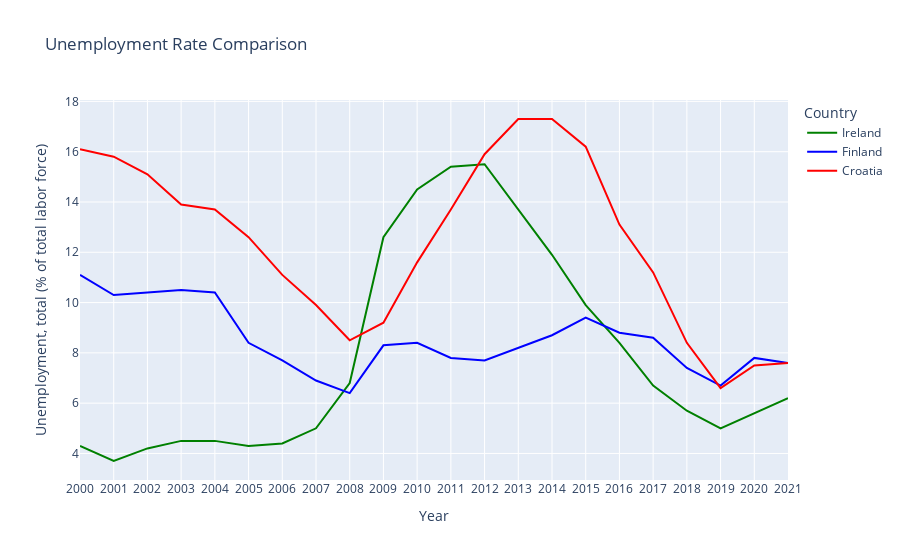
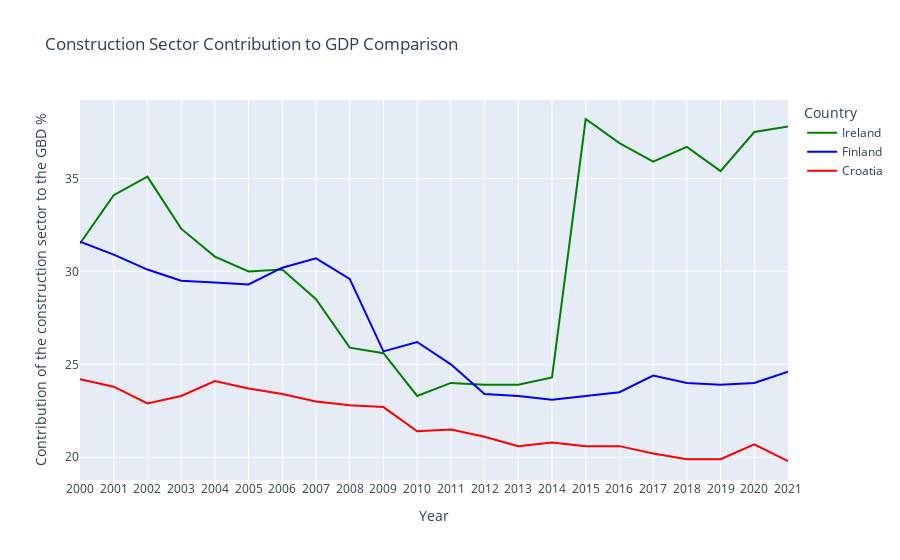
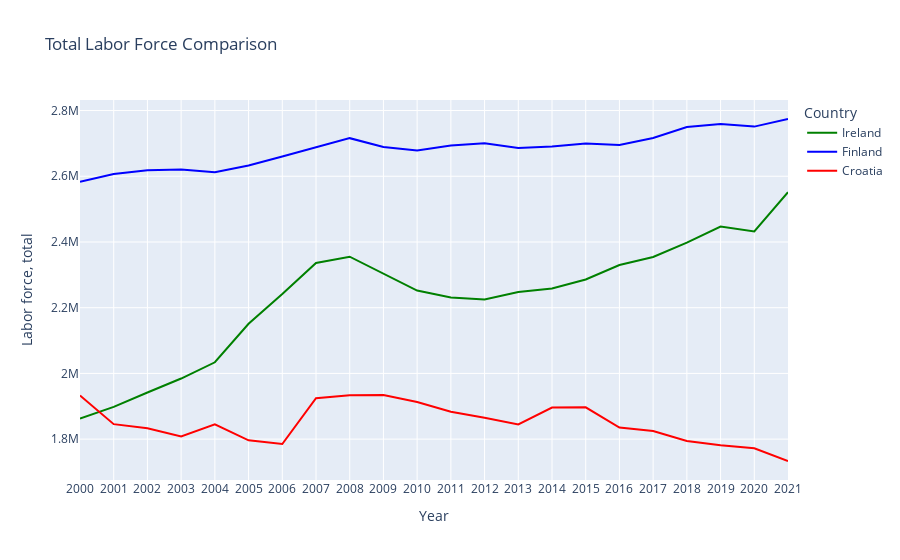

The cell these charts' notebook holds for them, in order:
### Markdown cell above
We have chosen colors that predominantly represent the flags of the countries to show the trends of the countries.

### Code cell
import plotly.express as px

#unemployment rate comparison 
fig1 = px.line(merged_filtered, x='Year', y='Unemployment, total (% of total labor force)', color='Country',
               title='Unemployment Rate Comparison',
               color_discrete_map={'Ireland': 'green', 'Croatia': 'red', 'Finland': 'blue'})
fig1.show()


#counstruction sector contribution to gdp comparison
fig2 = px.line(merged_filtered, x='Year', y='Contribution of the construction sector to the GBD %', color='Country',
               title='Construction Sector Contribution to GDP Comparison',
               color_discrete_map={'Ireland': 'green', 'Croatia': 'red', 'Finland': 'blue'})
fig2.show()

#total labor force comparison
fig3 = px.line(merged_filtered, x='Year', y='Labor force, total', color='Country',
               title='Total Labor Force Comparison',
               color_discrete_map={'Ireland': 'green', 'Croatia': 'red', 'Finland': 'blue'})
fig3.show()
fig1.write_html("comparison_1_countries.html")
fig2.write_html("comparison_2_countries.html")
fig3.write_html("comparison_3_countries.html")

### Figure 1 — Plotly figure (JSON) as saved in the notebook; plotly's stock layout.template omitted (floating-point values rounded to 4 significant figures)
{"data": [{"hovertemplate": "Country=Ireland<br>Year=%{x}<br>Unemployment, total (% of total labor force)=%{y}<extra></extra>", "legendgroup": "Ireland", "line": {"color": "green", "dash": "solid"}, "marker": {"symbol": "circle"}, "mode": "lines", "name": "Ireland", "orientation": "v", "showlegend": true, "type": "scatter", "x": ["2000", "2001", "2002", "2003", "2004", "2005", "2006", "2007", "2008", "2009", "2010", "2011", "2012", "2013", "2014", "2015", "2016", "2017", "2018", "2019", "2020", "2021"], "xaxis": "x", "y": [4.3, 3.7, 4.2, 4.5, 4.5, 4.3, 4.4, 5, 6.8, 12.6, 14.5, 15.4, 15.5, 13.7, 11.9, 9.9, 8.4, 6.7, 5.7, 5, 5.6, 6.2], "yaxis": "y"}, {"hovertemplate": "Country=Finland<br>Year=%{x}<br>Unemployment, total (% of total labor force)=%{y}<extra></extra>", "legendgroup": "Finland", "line": {"color": "blue", "dash": "solid"}, "marker": {"symbol": "circle"}, "mode": "lines", "name": "Finland", "orientation": "v", "showlegend": true, "type": "scatter", "x": ["2000", "2001", "2002", "2003", "2004", "2005", "2006", "2007", "2008", "2009", "2010", "2011", "2012", "2013", "2014", "2015", "2016", "2017", "2018", "2019", "2020", "2021"], "xaxis": "x", "y": [11.1, 10.3, 10.4, 10.5, 10.4, 8.4, 7.7, 6.9, 6.4, 8.3, 8.4, 7.8, 7.7, 8.2, 8.7, 9.4, 8.8, 8.6, 7.4, 6.7, 7.8, 7.6], "yaxis": "y"}, {"hovertemplate": "Country=Croatia<br>Year=%{x}<br>Unemployment, total (% of total labor force)=%{y}<extra></extra>", "legendgroup": "Croatia", "line": {"color": "red", "dash": "solid"}, "marker": {"symbol": "circle"}, "mode": "lines", "name": "Croatia", "orientation": "v", "showlegend": true, "type": "scatter", "x": ["2000", "2001", "2002", "2003", "2004", "2005", "2006", "2007", "2008", "2009", "2010", "2011", "2012", "2013", "2014", "2015", "2016", "2017", "2018", "2019", "2020", "2021"], "xaxis": "x", "y": [16.1, 15.8, 15.1, 13.9, 13.7, 12.6, 11.1, 9.9, 8.5, 9.2, 11.6, 13.7, 15.9, 17.3, 17.3, 16.2, 13.1, 11.2, 8.4, 6.6, 7.5, 7.6], "yaxis": "y"}], "layout": {"legend": {"title": {"text": "Country"}, "tracegroupgap": 0}, "title": {"text": "Unemployment Rate Comparison"}, "xaxis": {"anchor": "y", "domain": [0, 1], "title": {"text": "Year"}}, "yaxis": {"anchor": "x", "domain": [0, 1], "title": {"text": "Unemployment, total (% of total labor force)"}}}}

### Figure 2 — Plotly figure (JSON) as saved in the notebook; plotly's stock layout.template omitted (floating-point values rounded to 4 significant figures)
{"data": [{"hovertemplate": "Country=Ireland<br>Year=%{x}<br>Contribution of the construction sector to the GBD %=%{y}<extra></extra>", "legendgroup": "Ireland", "line": {"color": "green", "dash": "solid"}, "marker": {"symbol": "circle"}, "mode": "lines", "name": "Ireland", "orientation": "v", "showlegend": true, "type": "scatter", "x": ["2000", "2001", "2002", "2003", "2004", "2005", "2006", "2007", "2008", "2009", "2010", "2011", "2012", "2013", "2014", "2015", "2016", "2017", "2018", "2019", "2020", "2021"], "xaxis": "x", "y": [31.5, 34.1, 35.1, 32.3, 30.8, 30, 30.1, 28.5, 25.9, 25.6, 23.3, 24, 23.9, 23.9, 24.3, 38.2, 36.9, 35.9, 36.7, 35.4, 37.5, 37.8], "yaxis": "y"}, {"hovertemplate": "Country=Finland<br>Year=%{x}<br>Contribution of the construction sector to the GBD %=%{y}<extra></extra>", "legendgroup": "Finland", "line": {"color": "blue", "dash": "solid"}, "marker": {"symbol": "circle"}, "mode": "lines", "name": "Finland", "orientation": "v", "showlegend": true, "type": "scatter", "x": ["2000", "2001", "2002", "2003", "2004", "2005", "2006", "2007", "2008", "2009", "2010", "2011", "2012", "2013", "2014", "2015", "2016", "2017", "2018", "2019", "2020", "2021"], "xaxis": "x", "y": [31.6, 30.9, 30.1, 29.5, 29.4, 29.3, 30.2, 30.7, 29.6, 25.7, 26.2, 25, 23.4, 23.3, 23.1, 23.3, 23.5, 24.4, 24, 23.9, 24, 24.6], "yaxis": "y"}, {"hovertemplate": "Country=Croatia<br>Year=%{x}<br>Contribution of the construction sector to the GBD %=%{y}<extra></extra>", "legendgroup": "Croatia", "line": {"color": "red", "dash": "solid"}, "marker": {"symbol": "circle"}, "mode": "lines", "name": "Croatia", "orientation": "v", "showlegend": true, "type": "scatter", "x": ["2000", "2001", "2002", "2003", "2004", "2005", "2006", "2007", "2008", "2009", "2010", "2011", "2012", "2013", "2014", "2015", "2016", "2017", "2018", "2019", "2020", "2021"], "xaxis": "x", "y": [24.2, 23.8, 22.9, 23.3, 24.1, 23.7, 23.4, 23, 22.8, 22.7, 21.4, 21.5, 21.1, 20.6, 20.8, 20.6, 20.6, 20.2, 19.9, 19.9, 20.7, 19.8], "yaxis": "y"}], "layout": {"legend": {"title": {"text": "Country"}, "tracegroupgap": 0}, "title": {"text": "Construction Sector Contribution to GDP Comparison"}, "xaxis": {"anchor": "y", "domain": [0, 1], "title": {"text": "Year"}}, "yaxis": {"anchor": "x", "domain": [0, 1], "title": {"text": "Contribution of the construction sector to the GBD %"}}}}

### Figure 3 — Plotly figure (JSON) as saved in the notebook; plotly's stock layout.template omitted (floating-point values rounded to 4 significant figures)
{"data": [{"hovertemplate": "Country=Ireland<br>Year=%{x}<br>Labor force, total=%{y}<extra></extra>", "legendgroup": "Ireland", "line": {"color": "green", "dash": "solid"}, "marker": {"symbol": "circle"}, "mode": "lines", "name": "Ireland", "orientation": "v", "showlegend": true, "type": "scatter", "x": ["2000", "2001", "2002", "2003", "2004", "2005", "2006", "2007", "2008", "2009", "2010", "2011", "2012", "2013", "2014", "2015", "2016", "2017", "2018", "2019", "2020", "2021"], "xaxis": "x", "y": [1862430, 1898123, 1941828, 1984446, 2033886, 2151141, 2241382, 2336096, 2355177, 2303515, 2252263, 2231095, 2225018, 2247873, 2258498, 2285833, 2330010, 2354153, 2397838, 2446760, 2432234, 2551561], "yaxis": "y"}, {"hovertemplate": "Country=Finland<br>Year=%{x}<br>Labor force, total=%{y}<extra></extra>", "legendgroup": "Finland", "line": {"color": "blue", "dash": "solid"}, "marker": {"symbol": "circle"}, "mode": "lines", "name": "Finland", "orientation": "v", "showlegend": true, "type": "scatter", "x": ["2000", "2001", "2002", "2003", "2004", "2005", "2006", "2007", "2008", "2009", "2010", "2011", "2012", "2013", "2014", "2015", "2016", "2017", "2018", "2019", "2020", "2021"], "xaxis": "x", "y": [2583129, 2606649, 2618114, 2620447, 2612340, 2632616, 2660139, 2687154, 2715926, 2688826, 2678175, 2693382, 2700773, 2686349, 2690277, 2699822, 2694829, 2716261, 2749812, 2758855, 2751071, 2774226], "yaxis": "y"}, {"hovertemplate": "Country=Croatia<br>Year=%{x}<br>Labor force, total=%{y}<extra></extra>", "legendgroup": "Croatia", "line": {"color": "red", "dash": "solid"}, "marker": {"symbol": "circle"}, "mode": "lines", "name": "Croatia", "orientation": "v", "showlegend": true, "type": "scatter", "x": ["2000", "2001", "2002", "2003", "2004", "2005", "2006", "2007", "2008", "2009", "2010", "2011", "2012", "2013", "2014", "2015", "2016", "2017", "2018", "2019", "2020", "2021"], "xaxis": "x", "y": [1932906, 1845629, 1833312, 1808041, 1844858, 1796375, 1785298, 1924507, 1933843, 1934048, 1912849, 1883510, 1865281, 1844972, 1896011, 1896675, 1835203, 1824724, 1794304, 1781597, 1772376, 1733479], "yaxis": "y"}], "layout": {"legend": {"title": {"text": "Country"}, "tracegroupgap": 0}, "title": {"text": "Total Labor Force Comparison"}, "xaxis": {"anchor": "y", "domain": [0, 1], "title": {"text": "Year"}}, "yaxis": {"anchor": "x", "domain": [0, 1], "title": {"text": "Labor force, total"}}}}
